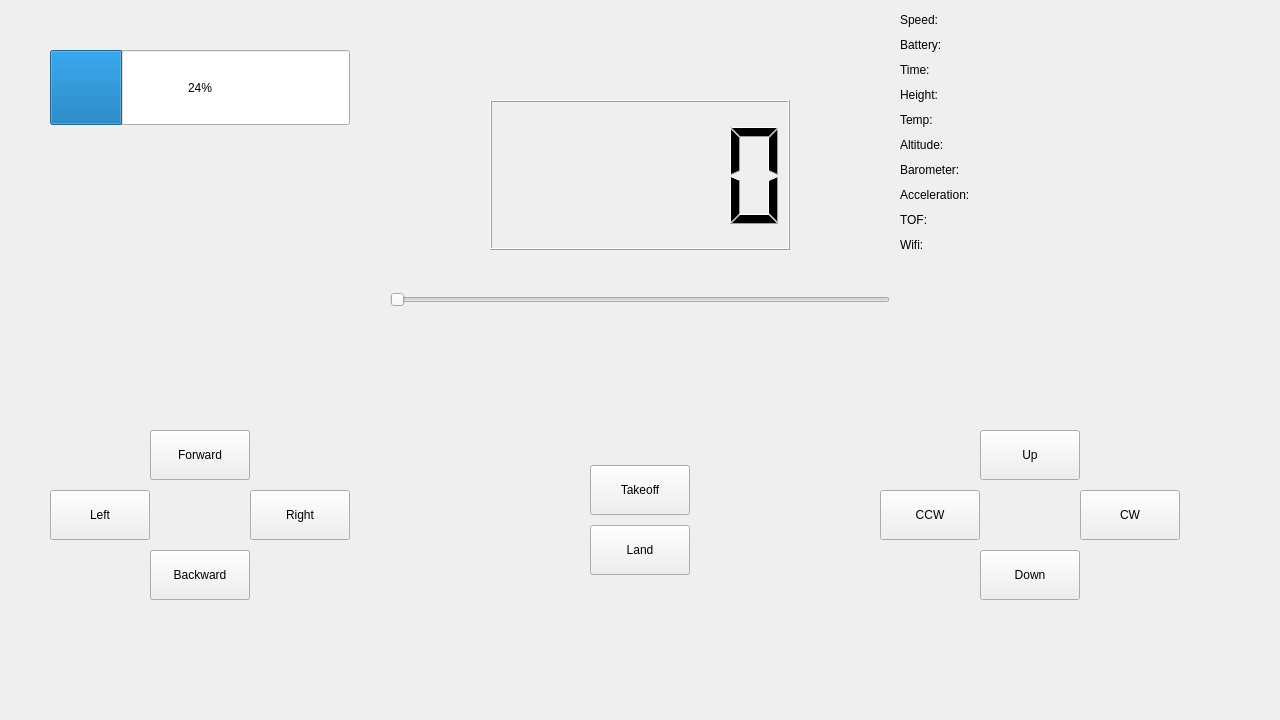
<?xml version="1.0" encoding="UTF-8"?>
<ui version="4.0">
 <class>Form</class>
 <widget class="QWidget" name="Form">
  <property name="geometry">
   <rect>
    <x>0</x>
    <y>0</y>
    <width>1280</width>
    <height>720</height>
   </rect>
  </property>
  <property name="windowTitle">
   <string>Form</string>
  </property>
  <widget class="QPushButton" name="forwardBtn">
   <property name="geometry">
    <rect>
     <x>150</x>
     <y>430</y>
     <width>100</width>
     <height>50</height>
    </rect>
   </property>
   <property name="text">
    <string>Forward</string>
   </property>
  </widget>
  <widget class="QPushButton" name="backwardBtn">
   <property name="geometry">
    <rect>
     <x>150</x>
     <y>550</y>
     <width>100</width>
     <height>50</height>
    </rect>
   </property>
   <property name="text">
    <string>Backward</string>
   </property>
  </widget>
  <widget class="QPushButton" name="rightBtn">
   <property name="geometry">
    <rect>
     <x>250</x>
     <y>490</y>
     <width>100</width>
     <height>50</height>
    </rect>
   </property>
   <property name="text">
    <string>Right</string>
   </property>
  </widget>
  <widget class="QPushButton" name="leftBtn">
   <property name="geometry">
    <rect>
     <x>50</x>
     <y>490</y>
     <width>100</width>
     <height>50</height>
    </rect>
   </property>
   <property name="text">
    <string>Left</string>
   </property>
  </widget>
  <widget class="QPushButton" name="upBtn">
   <property name="geometry">
    <rect>
     <x>980</x>
     <y>430</y>
     <width>100</width>
     <height>50</height>
    </rect>
   </property>
   <property name="text">
    <string>Up</string>
   </property>
  </widget>
  <widget class="QPushButton" name="downBtn">
   <property name="geometry">
    <rect>
     <x>980</x>
     <y>550</y>
     <width>100</width>
     <height>50</height>
    </rect>
   </property>
   <property name="text">
    <string>Down</string>
   </property>
  </widget>
  <widget class="QProgressBar" name="batteryPercentage">
   <property name="geometry">
    <rect>
     <x>50</x>
     <y>50</y>
     <width>300</width>
     <height>75</height>
    </rect>
   </property>
   <property name="value">
    <number>24</number>
   </property>
  </widget>
  <widget class="QPushButton" name="counterclockwiseBtn">
   <property name="geometry">
    <rect>
     <x>880</x>
     <y>490</y>
     <width>100</width>
     <height>50</height>
    </rect>
   </property>
   <property name="text">
    <string>CCW</string>
   </property>
  </widget>
  <widget class="QPushButton" name="clockwiseBtn">
   <property name="geometry">
    <rect>
     <x>1080</x>
     <y>490</y>
     <width>100</width>
     <height>50</height>
    </rect>
   </property>
   <property name="text">
    <string>CW</string>
   </property>
  </widget>
  <widget class="QSlider" name="setSpeedSlider">
   <property name="geometry">
    <rect>
     <x>390</x>
     <y>275</y>
     <width>500</width>
     <height>50</height>
    </rect>
   </property>
   <property name="orientation">
    <enum>Qt::Horizontal</enum>
   </property>
  </widget>
  <widget class="QLCDNumber" name="speedVal">
   <property name="geometry">
    <rect>
     <x>490</x>
     <y>100</y>
     <width>300</width>
     <height>150</height>
    </rect>
   </property>
  </widget>
  <widget class="QPushButton" name="takeoffBtn">
   <property name="geometry">
    <rect>
     <x>590</x>
     <y>465</y>
     <width>100</width>
     <height>50</height>
    </rect>
   </property>
   <property name="text">
    <string>Takeoff</string>
   </property>
  </widget>
  <widget class="QPushButton" name="landBtn">
   <property name="geometry">
    <rect>
     <x>590</x>
     <y>525</y>
     <width>100</width>
     <height>50</height>
    </rect>
   </property>
   <property name="text">
    <string>Land</string>
   </property>
  </widget>
  <widget class="QLabel" name="speedLabel">
   <property name="geometry">
    <rect>
     <x>900</x>
     <y>10</y>
     <width>75</width>
     <height>20</height>
    </rect>
   </property>
   <property name="text">
    <string>Speed: </string>
   </property>
  </widget>
  <widget class="QLabel" name="batteryLabel">
   <property name="geometry">
    <rect>
     <x>900</x>
     <y>35</y>
     <width>75</width>
     <height>20</height>
    </rect>
   </property>
   <property name="text">
    <string>Battery: </string>
   </property>
  </widget>
  <widget class="QLabel" name="timeLabel">
   <property name="geometry">
    <rect>
     <x>900</x>
     <y>60</y>
     <width>75</width>
     <height>20</height>
    </rect>
   </property>
   <property name="text">
    <string>Time: </string>
   </property>
  </widget>
  <widget class="QLabel" name="heightLabel">
   <property name="geometry">
    <rect>
     <x>900</x>
     <y>85</y>
     <width>75</width>
     <height>20</height>
    </rect>
   </property>
   <property name="text">
    <string>Height: </string>
   </property>
  </widget>
  <widget class="QLabel" name="tempLabel">
   <property name="geometry">
    <rect>
     <x>900</x>
     <y>110</y>
     <width>75</width>
     <height>20</height>
    </rect>
   </property>
   <property name="text">
    <string>Temp: </string>
   </property>
  </widget>
  <widget class="QLabel" name="altitudeLabel">
   <property name="geometry">
    <rect>
     <x>900</x>
     <y>135</y>
     <width>75</width>
     <height>20</height>
    </rect>
   </property>
   <property name="text">
    <string>Altitude: </string>
   </property>
  </widget>
  <widget class="QLabel" name="barometerLabel">
   <property name="geometry">
    <rect>
     <x>900</x>
     <y>160</y>
     <width>75</width>
     <height>20</height>
    </rect>
   </property>
   <property name="text">
    <string>Barometer: </string>
   </property>
  </widget>
  <widget class="QLabel" name="accelerationLabel">
   <property name="geometry">
    <rect>
     <x>900</x>
     <y>185</y>
     <width>81</width>
     <height>20</height>
    </rect>
   </property>
   <property name="text">
    <string>Acceleration: </string>
   </property>
  </widget>
  <widget class="QLabel" name="tofLabel">
   <property name="geometry">
    <rect>
     <x>900</x>
     <y>210</y>
     <width>75</width>
     <height>20</height>
    </rect>
   </property>
   <property name="text">
    <string>TOF: </string>
   </property>
  </widget>
  <widget class="QLabel" name="wifiLabel">
   <property name="geometry">
    <rect>
     <x>900</x>
     <y>235</y>
     <width>75</width>
     <height>20</height>
    </rect>
   </property>
   <property name="text">
    <string>Wifi: </string>
   </property>
  </widget>
 </widget>
 <resources/>
 <connections/>
 <slots>
  <slot>hello()</slot>
  <slot>hi()</slot>
 </slots>
</ui>
